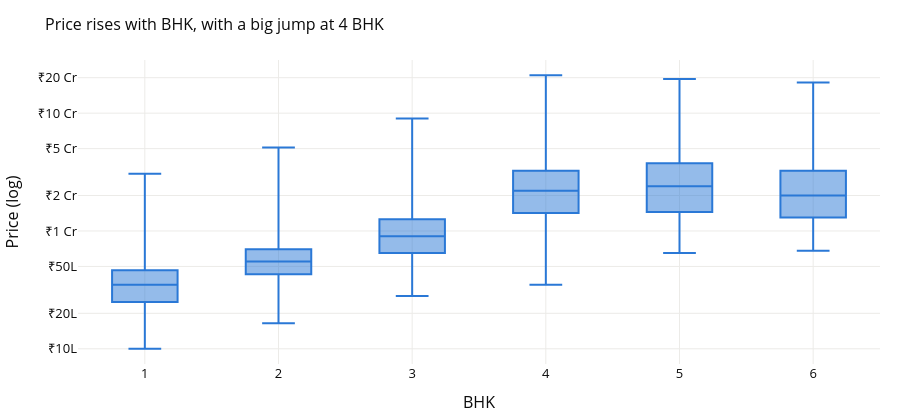

Source (notebook cell):
### Markdown cell above
## 4. BHK on top of area

More bedrooms means a higher price, mostly because the home is bigger. Price per sq ft is flat from 1 to 3 BHK, then jumps for 4+ BHK; many of those are independent houses on plots (plots median about ₹8,700/sq ft vs about ₹5,200 for apartments), so `area_type` is a useful feature.

### Code cell
d = df[df.bhk <= 6]
fig = px.box(d, x='bhk', y='price_lakhs', log_y=True, points=False, color_discrete_sequence=[BLUE],
             labels={'bhk': 'BHK', 'price_lakhs': 'Price (₹ lakhs, log)'},
             title='Price rises with BHK, with a big jump at 4 BHK')
fig.update_yaxes(tickvals=PRICE_TICKS, ticktext=PRICE_TEXT, title='Price (log)')
style(fig).show()
d.groupby('bhk').agg(listings=('price_lakhs', 'size'), median_price=('price_lakhs', 'median'),
                     median_ppsf=('price_per_sqft', 'median')).round(0)

### Figure 1 — Plotly figure (JSON) as saved in the notebook; plotly's stock layout.template omitted (floating-point values rounded to 4 significant figures; data arrays with more than 128 entries replaced by an {"elided": "..."} marker saying what was removed)
{"data": [{"alignmentgroup": "True", "boxpoints": false, "hovertemplate": "BHK=%{x}<br>Price (₹ lakhs, log)=%{y}<extra></extra>", "legendgroup": "", "marker": {"color": "#2a78d6"}, "name": "", "notched": false, "offsetgroup": "", "orientation": "v", "showlegend": false, "type": "box", "x": {"elided": "11660 int values"}, "x0": " ", "xaxis": "x", "y": {"elided": "11660 float values"}, "y0": " ", "yaxis": "y"}], "layout": {"boxmode": "group", "font": {"color": "#0b0b0b", "size": 13}, "height": 420, "legend": {"tracegroupgap": 0}, "margin": {"b": 50, "l": 60, "r": 20, "t": 60}, "title": {"font": {"size": 16}, "text": "Price rises with BHK, with a big jump at 4 BHK"}, "xaxis": {"anchor": "y", "domain": [0.0, 1.0], "gridcolor": "#ecebe8", "title": {"text": "BHK"}, "zeroline": false}, "yaxis": {"anchor": "x", "domain": [0.0, 1.0], "gridcolor": "#ecebe8", "ticktext": ["₹10L", "₹20L", "₹50L", "₹1 Cr", "₹2 Cr", "₹5 Cr", "₹10 Cr", "₹20 Cr"], "tickvals": [10, 20, 50, 100, 200, 500, 1000, 2000], "title": {"text": "Price (log)"}, "type": "log", "zeroline": false}}}
